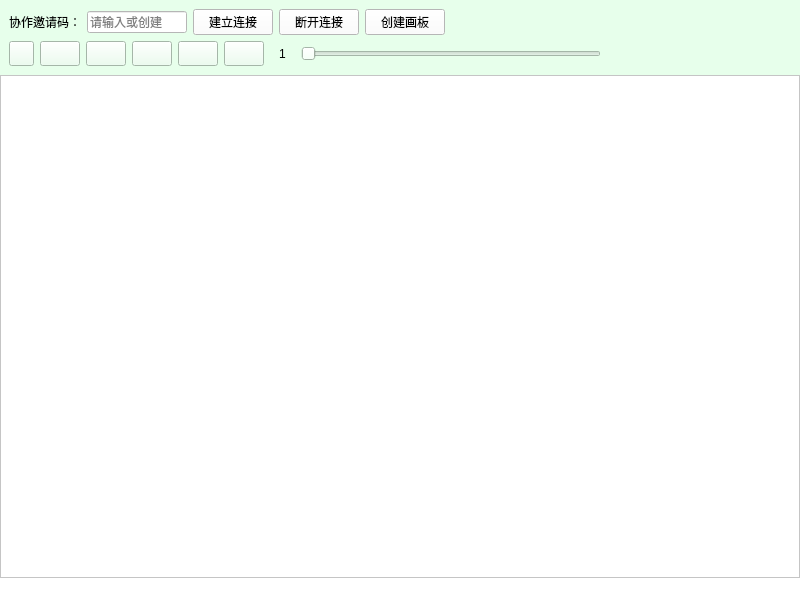
<?xml version="1.0" encoding="UTF-8"?>
<ui version="4.0">
 <class>Controller</class>
 <widget class="QMainWindow" name="Controller">
  <property name="geometry">
   <rect>
    <x>0</x>
    <y>0</y>
    <width>800</width>
    <height>600</height>
   </rect>
  </property>
  <property name="windowTitle">
   <string>Controller</string>
  </property>
  <property name="styleSheet">
   <string notr="true">background-color: #ffffff;</string>
  </property>
  <widget class="QWidget" name="centralwidget">
   <layout class="QVBoxLayout" name="verticalLayout_2">
    <property name="spacing">
     <number>0</number>
    </property>
    <property name="leftMargin">
     <number>0</number>
    </property>
    <property name="topMargin">
     <number>0</number>
    </property>
    <property name="rightMargin">
     <number>0</number>
    </property>
    <property name="bottomMargin">
     <number>0</number>
    </property>
    <item>
     <widget class="QWidget" name="widget" native="true">
      <property name="styleSheet">
       <string notr="true">background-color: rgb(231, 255, 235);</string>
      </property>
      <layout class="QVBoxLayout" name="verticalLayout">
       <item>
        <layout class="QHBoxLayout" name="horizontalLayout_3">
         <item>
          <widget class="QLabel" name="label_2">
           <property name="text">
            <string>协作邀请码：</string>
           </property>
          </widget>
         </item>
         <item>
          <widget class="QLineEdit" name="initveLineEdit">
           <property name="sizePolicy">
            <sizepolicy hsizetype="Fixed" vsizetype="Fixed">
             <horstretch>0</horstretch>
             <verstretch>0</verstretch>
            </sizepolicy>
           </property>
           <property name="minimumSize">
            <size>
             <width>100</width>
             <height>0</height>
            </size>
           </property>
           <property name="maximumSize">
            <size>
             <width>100</width>
             <height>16777215</height>
            </size>
           </property>
           <property name="styleSheet">
            <string notr="true">background-color: rgb(255, 255, 255);</string>
           </property>
           <property name="placeholderText">
            <string>请输入或创建</string>
           </property>
          </widget>
         </item>
         <item>
          <widget class="QPushButton" name="connectBtn">
           <property name="styleSheet">
            <string notr="true">background-color: rgb(255, 255, 255);</string>
           </property>
           <property name="text">
            <string>建立连接</string>
           </property>
          </widget>
         </item>
         <item>
          <widget class="QPushButton" name="disconnectBtn">
           <property name="styleSheet">
            <string notr="true">background-color: rgb(255, 255, 255);</string>
           </property>
           <property name="text">
            <string>断开连接</string>
           </property>
          </widget>
         </item>
         <item>
          <widget class="QPushButton" name="createBtn">
           <property name="styleSheet">
            <string notr="true">background-color: rgb(255, 255, 255);</string>
           </property>
           <property name="text">
            <string>创建画板</string>
           </property>
          </widget>
         </item>
         <item>
          <spacer name="horizontalSpacer_2">
           <property name="orientation">
            <enum>Qt::Orientation::Horizontal</enum>
           </property>
           <property name="sizeHint" stdset="0">
            <size>
             <width>40</width>
             <height>20</height>
            </size>
           </property>
          </spacer>
         </item>
         <item>
          <spacer name="horizontalSpacer_3">
           <property name="orientation">
            <enum>Qt::Orientation::Horizontal</enum>
           </property>
           <property name="sizeHint" stdset="0">
            <size>
             <width>40</width>
             <height>20</height>
            </size>
           </property>
          </spacer>
         </item>
        </layout>
       </item>
       <item>
        <layout class="QHBoxLayout" name="horizontalLayout">
         <item>
          <widget class="ColorButton" name="colorBtn">
           <property name="sizePolicy">
            <sizepolicy hsizetype="Fixed" vsizetype="Fixed">
             <horstretch>0</horstretch>
             <verstretch>0</verstretch>
            </sizepolicy>
           </property>
           <property name="minimumSize">
            <size>
             <width>25</width>
             <height>25</height>
            </size>
           </property>
           <property name="maximumSize">
            <size>
             <width>25</width>
             <height>25</height>
            </size>
           </property>
           <property name="styleSheet">
            <string notr="true"/>
           </property>
           <property name="text">
            <string/>
           </property>
          </widget>
         </item>
         <item>
          <widget class="QPushButton" name="lineBtn">
           <property name="sizePolicy">
            <sizepolicy hsizetype="Fixed" vsizetype="Fixed">
             <horstretch>0</horstretch>
             <verstretch>0</verstretch>
            </sizepolicy>
           </property>
           <property name="minimumSize">
            <size>
             <width>40</width>
             <height>25</height>
            </size>
           </property>
           <property name="maximumSize">
            <size>
             <width>40</width>
             <height>25</height>
            </size>
           </property>
           <property name="styleSheet">
            <string notr="true"/>
           </property>
           <property name="text">
            <string/>
           </property>
           <property name="icon">
            <iconset resource="res.qrc">
             <normaloff>:/image/line.png</normaloff>:/image/line.png</iconset>
           </property>
           <property name="iconSize">
            <size>
             <width>28</width>
             <height>28</height>
            </size>
           </property>
          </widget>
         </item>
         <item>
          <widget class="QPushButton" name="curveBtn">
           <property name="sizePolicy">
            <sizepolicy hsizetype="Fixed" vsizetype="Fixed">
             <horstretch>0</horstretch>
             <verstretch>0</verstretch>
            </sizepolicy>
           </property>
           <property name="minimumSize">
            <size>
             <width>40</width>
             <height>25</height>
            </size>
           </property>
           <property name="maximumSize">
            <size>
             <width>40</width>
             <height>25</height>
            </size>
           </property>
           <property name="sizeIncrement">
            <size>
             <width>0</width>
             <height>0</height>
            </size>
           </property>
           <property name="styleSheet">
            <string notr="true"/>
           </property>
           <property name="text">
            <string/>
           </property>
           <property name="icon">
            <iconset resource="res.qrc">
             <normaloff>:/image/curve.png</normaloff>:/image/curve.png</iconset>
           </property>
           <property name="iconSize">
            <size>
             <width>25</width>
             <height>25</height>
            </size>
           </property>
          </widget>
         </item>
         <item>
          <widget class="QPushButton" name="ellipseBtn">
           <property name="sizePolicy">
            <sizepolicy hsizetype="Fixed" vsizetype="Fixed">
             <horstretch>0</horstretch>
             <verstretch>0</verstretch>
            </sizepolicy>
           </property>
           <property name="minimumSize">
            <size>
             <width>40</width>
             <height>25</height>
            </size>
           </property>
           <property name="maximumSize">
            <size>
             <width>40</width>
             <height>25</height>
            </size>
           </property>
           <property name="text">
            <string/>
           </property>
           <property name="icon">
            <iconset resource="res.qrc">
             <normaloff>:/image/ellipse.png</normaloff>:/image/ellipse.png</iconset>
           </property>
           <property name="iconSize">
            <size>
             <width>25</width>
             <height>25</height>
            </size>
           </property>
          </widget>
         </item>
         <item>
          <widget class="QPushButton" name="rectangleBtn">
           <property name="sizePolicy">
            <sizepolicy hsizetype="Fixed" vsizetype="Fixed">
             <horstretch>0</horstretch>
             <verstretch>0</verstretch>
            </sizepolicy>
           </property>
           <property name="minimumSize">
            <size>
             <width>40</width>
             <height>25</height>
            </size>
           </property>
           <property name="maximumSize">
            <size>
             <width>40</width>
             <height>25</height>
            </size>
           </property>
           <property name="text">
            <string/>
           </property>
           <property name="icon">
            <iconset resource="res.qrc">
             <normaloff>:/image/rectangle.png</normaloff>:/image/rectangle.png</iconset>
           </property>
           <property name="iconSize">
            <size>
             <width>25</width>
             <height>25</height>
            </size>
           </property>
          </widget>
         </item>
         <item>
          <widget class="QPushButton" name="rubberBtn">
           <property name="sizePolicy">
            <sizepolicy hsizetype="Fixed" vsizetype="Fixed">
             <horstretch>0</horstretch>
             <verstretch>0</verstretch>
            </sizepolicy>
           </property>
           <property name="minimumSize">
            <size>
             <width>40</width>
             <height>25</height>
            </size>
           </property>
           <property name="maximumSize">
            <size>
             <width>40</width>
             <height>25</height>
            </size>
           </property>
           <property name="text">
            <string/>
           </property>
           <property name="icon">
            <iconset resource="res.qrc">
             <normaloff>:/image/rubber.png</normaloff>:/image/rubber.png</iconset>
           </property>
           <property name="iconSize">
            <size>
             <width>20</width>
             <height>20</height>
            </size>
           </property>
          </widget>
         </item>
         <item>
          <widget class="QLabel" name="weightLabel">
           <property name="sizePolicy">
            <sizepolicy hsizetype="Fixed" vsizetype="Fixed">
             <horstretch>0</horstretch>
             <verstretch>0</verstretch>
            </sizepolicy>
           </property>
           <property name="minimumSize">
            <size>
             <width>25</width>
             <height>0</height>
            </size>
           </property>
           <property name="maximumSize">
            <size>
             <width>25</width>
             <height>25</height>
            </size>
           </property>
           <property name="text">
            <string>1</string>
           </property>
           <property name="alignment">
            <set>Qt::AlignmentFlag::AlignCenter</set>
           </property>
          </widget>
         </item>
         <item>
          <widget class="QSlider" name="weightSlide">
           <property name="sizePolicy">
            <sizepolicy hsizetype="Fixed" vsizetype="Fixed">
             <horstretch>0</horstretch>
             <verstretch>0</verstretch>
            </sizepolicy>
           </property>
           <property name="minimumSize">
            <size>
             <width>300</width>
             <height>0</height>
            </size>
           </property>
           <property name="maximumSize">
            <size>
             <width>300</width>
             <height>15</height>
            </size>
           </property>
           <property name="autoFillBackground">
            <bool>false</bool>
           </property>
           <property name="minimum">
            <number>1</number>
           </property>
           <property name="maximum">
            <number>50</number>
           </property>
           <property name="orientation">
            <enum>Qt::Orientation::Horizontal</enum>
           </property>
          </widget>
         </item>
         <item>
          <spacer name="horizontalSpacer">
           <property name="orientation">
            <enum>Qt::Orientation::Horizontal</enum>
           </property>
           <property name="sizeHint" stdset="0">
            <size>
             <width>40</width>
             <height>20</height>
            </size>
           </property>
          </spacer>
         </item>
        </layout>
       </item>
      </layout>
     </widget>
    </item>
    <item>
     <widget class="QGraphicsView" name="graphicsView">
      <property name="verticalScrollBarPolicy">
       <enum>Qt::ScrollBarPolicy::ScrollBarAlwaysOff</enum>
      </property>
      <property name="horizontalScrollBarPolicy">
       <enum>Qt::ScrollBarPolicy::ScrollBarAlwaysOff</enum>
      </property>
      <property name="alignment">
       <set>Qt::AlignmentFlag::AlignLeading|Qt::AlignmentFlag::AlignLeft|Qt::AlignmentFlag::AlignTop</set>
      </property>
      <property name="renderHints">
       <set>QPainter::RenderHint::Antialiasing</set>
      </property>
      <property name="transformationAnchor">
       <enum>QGraphicsView::ViewportAnchor::AnchorUnderMouse</enum>
      </property>
     </widget>
    </item>
   </layout>
  </widget>
  <widget class="QStatusBar" name="statusbar"/>
 </widget>
 <customwidgets>
  <customwidget>
   <class>ColorButton</class>
   <extends>QPushButton</extends>
   <header location="global">ColorButton.h</header>
  </customwidget>
 </customwidgets>
 <resources>
  <include location="res.qrc"/>
 </resources>
 <connections/>
</ui>
